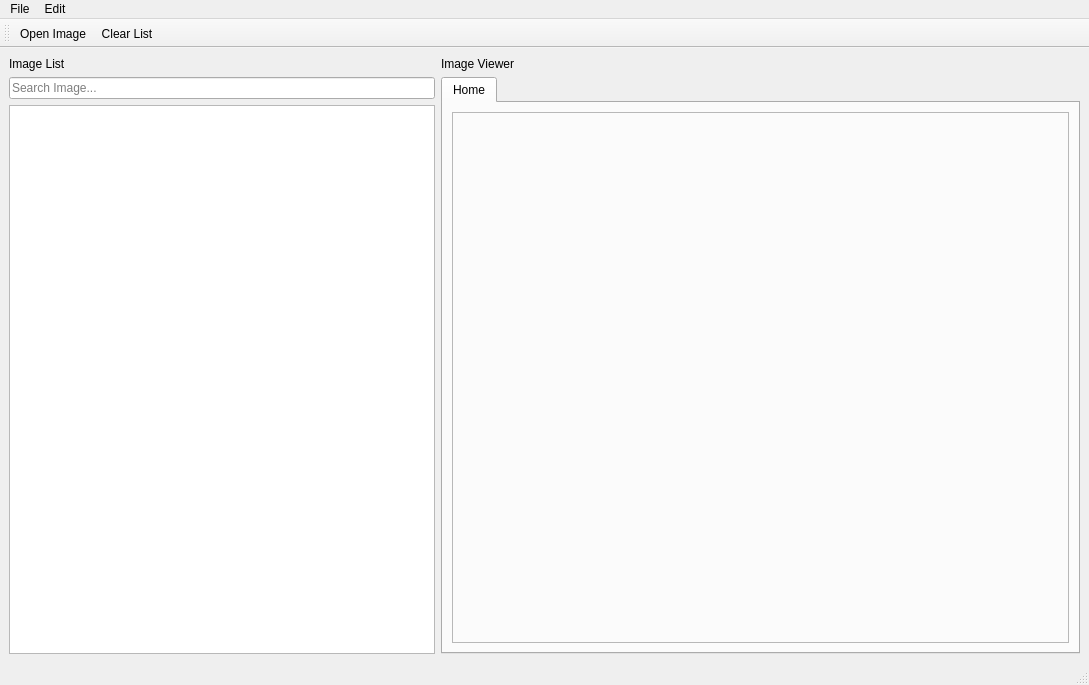
<?xml version="1.0" encoding="UTF-8"?>
<ui version="4.0">
 <class>MainWindow</class>
 <widget class="QMainWindow" name="MainWindow">
  <property name="geometry">
   <rect>
    <x>0</x>
    <y>0</y>
    <width>1089</width>
    <height>685</height>
   </rect>
  </property>
  <property name="windowTitle">
   <string>ImageViewer</string>
  </property>
  <property name="windowIcon">
   <iconset>
    <normaloff>../images/viewer.png</normaloff>../images/viewer.png</iconset>
  </property>
  <widget class="QWidget" name="centralwidget">
   <layout class="QGridLayout" name="gridLayout">
    <item row="0" column="0">
     <layout class="QVBoxLayout" name="verticalLayout_2">
      <item>
       <layout class="QHBoxLayout" name="horizontalLayout" stretch="2,3">
        <item>
         <widget class="QLabel" name="label_2">
          <property name="text">
           <string>Image List</string>
          </property>
         </widget>
        </item>
        <item>
         <widget class="QLabel" name="label_3">
          <property name="text">
           <string>Image Viewer</string>
          </property>
         </widget>
        </item>
       </layout>
      </item>
      <item>
       <layout class="QHBoxLayout" name="horizontalLayout_2" stretch="2,3">
        <item>
         <layout class="QVBoxLayout" name="verticalLayout">
          <item>
           <widget class="QLineEdit" name="lineEdit">
            <property name="placeholderText">
             <string>Search Image...</string>
            </property>
           </widget>
          </item>
          <item>
           <widget class="QListWidget" name="image_list_widget"/>
          </item>
         </layout>
        </item>
        <item>
         <widget class="QTabWidget" name="image_viewer_tab">
          <property name="currentIndex">
           <number>0</number>
          </property>
          <widget class="QWidget" name="tab_3">
           <attribute name="title">
            <string>Home</string>
           </attribute>
           <layout class="QGridLayout" name="gridLayout_2">
            <item row="0" column="0">
             <widget class="QLabel" name="label">
              <property name="minimumSize">
               <size>
                <width>411</width>
                <height>0</height>
               </size>
              </property>
              <property name="frameShape">
               <enum>QFrame::StyledPanel</enum>
              </property>
              <property name="text">
               <string/>
              </property>
             </widget>
            </item>
           </layout>
          </widget>
         </widget>
        </item>
       </layout>
      </item>
     </layout>
    </item>
   </layout>
  </widget>
  <widget class="QMenuBar" name="menubar">
   <property name="geometry">
    <rect>
     <x>0</x>
     <y>0</y>
     <width>1089</width>
     <height>26</height>
    </rect>
   </property>
   <widget class="QMenu" name="menusdsd">
    <property name="title">
     <string>File</string>
    </property>
    <addaction name="action_open_image"/>
    <addaction name="action_open_images"/>
    <addaction name="action_open_folder"/>
   </widget>
   <widget class="QMenu" name="menuEdit">
    <property name="title">
     <string>Edit</string>
    </property>
   </widget>
   <addaction name="menusdsd"/>
   <addaction name="menuEdit"/>
  </widget>
  <widget class="QStatusBar" name="statusbar"/>
  <widget class="QToolBar" name="toolBar">
   <property name="windowTitle">
    <string>toolBar</string>
   </property>
   <property name="toolButtonStyle">
    <enum>Qt::ToolButtonTextUnderIcon</enum>
   </property>
   <attribute name="toolBarArea">
    <enum>TopToolBarArea</enum>
   </attribute>
   <attribute name="toolBarBreak">
    <bool>false</bool>
   </attribute>
   <addaction name="tmpOpen"/>
   <addaction name="action_clear_list"/>
  </widget>
  <action name="tmpOpen">
   <property name="icon">
    <iconset>
     <normaloff>../../pyqttest/images/open.png</normaloff>../../pyqttest/images/open.png</iconset>
   </property>
   <property name="text">
    <string>Open Image</string>
   </property>
  </action>
  <action name="action_open_image">
   <property name="text">
    <string>Open Image</string>
   </property>
  </action>
  <action name="action_open_images">
   <property name="text">
    <string>Open Images</string>
   </property>
  </action>
  <action name="action_open_folder">
   <property name="text">
    <string>Open Folder</string>
   </property>
  </action>
  <action name="action_clear_list">
   <property name="icon">
    <iconset>
     <normaloff>../images/clear.png</normaloff>../images/clear.png</iconset>
   </property>
   <property name="text">
    <string>Clear List</string>
   </property>
  </action>
 </widget>
 <resources/>
 <connections/>
</ui>
